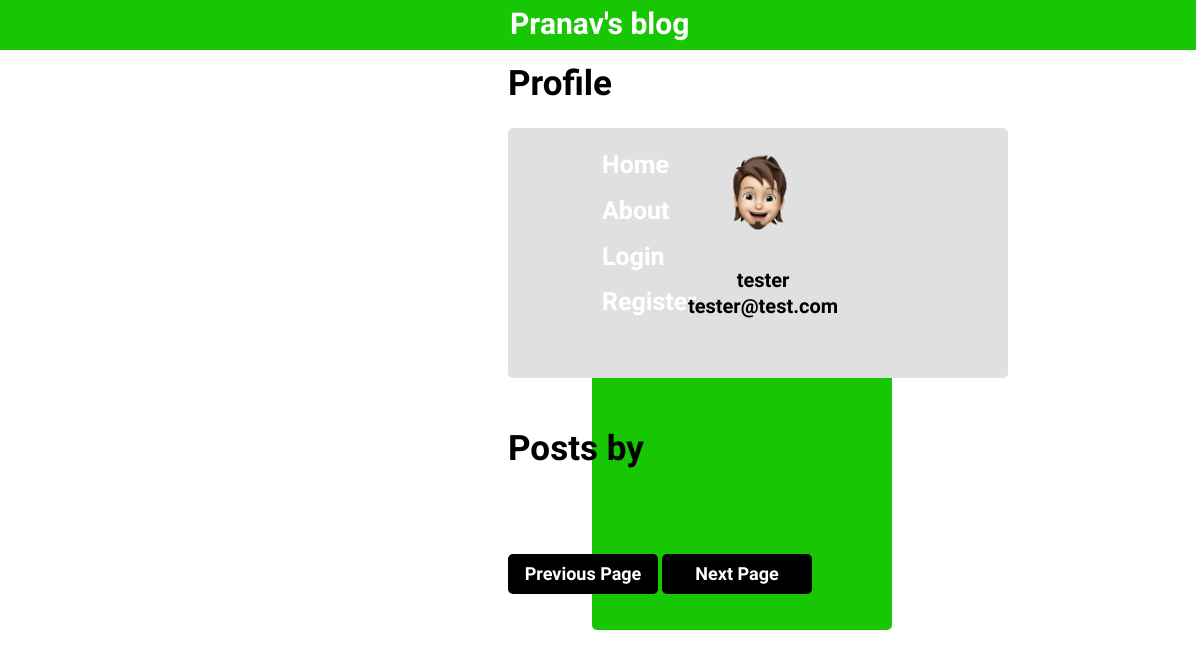
The page /tester on the database as committed earlier.
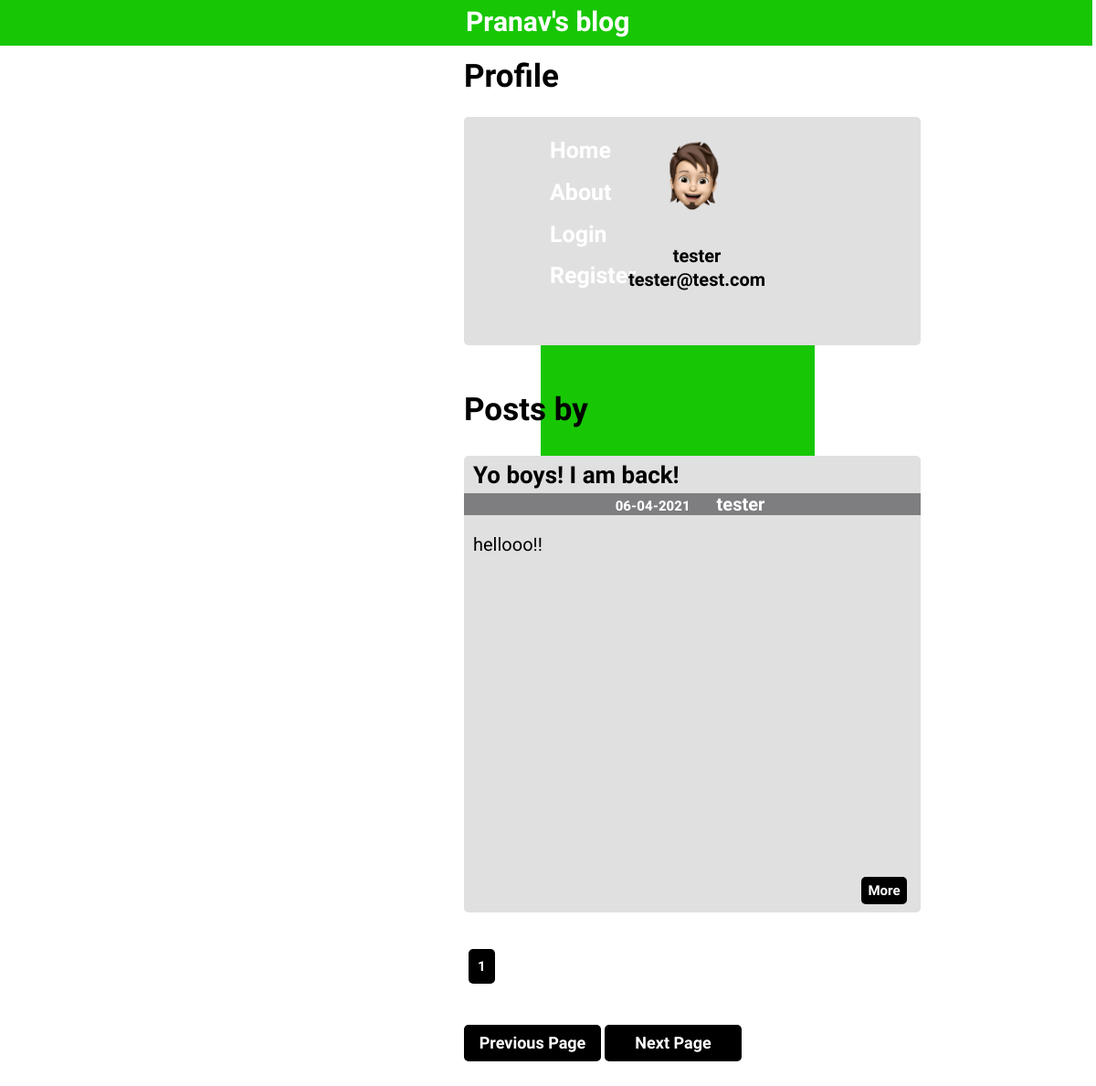
The same page on the database as committed later.
### flaskblog/models.py (models this page shows, shortened)
class User(db.Model,UserMixin):
    id = db.Column(db.Integer,primary_key=True)
    username = db.Column(db.String(20),unique=True,nullable=False)
    email = db.Column(db.String(120),unique=True,nullable=False)
    image_file = db.Column(db.String(20),nullable=False,default='default.png')
    password = db.Column(db.String(60),nullable=False)
    posts = db.relationship('Post',backref='author',lazy=True)

class Post(db.Model):
    id = db.Column(db.Integer,primary_key=True)
    date = db.Column(db.DateTime,nullable=False,default=dt.datetime.utcnow)
    title = db.Column(db.String(35),nullable=False)
    content = db.Column(db.Text,nullable=False)
    user_id = db.Column(db.Integer,db.ForeignKey('user.id'),nullable=False)

### flaskblog/users/routes.py (the view)
@users.route("/<username>")
def profile(username):
    user = User.query.filter_by(username=username).first_or_404()
    if(user is not None):
        image_file = url_for('static',filename='profile_pics/{}'.format(user.image_file))
        page = request.args.get('page',1)
        posts = Post.query.filter_by(author=user).order_by(Post.date.desc()).paginate(per_page=5)
        return render_template("profile.html",image_file=image_file,user=user,posts=posts)
    else:
        image_file = url_for('static',filename='profile_pics/{}'.format('default.png'))
        page = request.args.get('page',1)
        posts = Post.query.filter_by(author=user).order_by(Post.date.desc()).paginate(per_page=5)
        return render_template("profile.html",title="Profile",image_file=image_file,user=user,posts=posts)

### flaskblog/templates/profile.html (shortened to what this page needs)
{% extends "layout.html" %}
{% block content %}
  <h1 style="margin-left:500px;">Profile</h1>
  <div class="post" style="margin-top:20px;height:250px;">
    <img class="user_img" src="{{ image_file }}">
    <div style="text-align:center;">
      <h2 style="font-weight:700;">{{ user.username }}</h2>
      <h2 style="font-weight:600;margin-top:-15px;">{{ user.email }}</h2>
    </div>
  </div>
  <div style="height:50px;"></div>
  <h1 style="margin-left:500px;display:inline;">Posts by <h1 style="color:#17c704;display:inline;">{{ user.username }}</h1></h1>
  {% for post in posts.items %}
    <div class="post">
      <div style="height:1px;"></div>
      <div>
        <button class="button more_button" style="margin-left:435px;margin-top:460px;"><a href="{{ url_for('posts.post_page',username=post.author.username,id=post.id) }}" style="text-decoration:none;color:inherit;"><h2 style="font-size:15px;margin:auto;">More</h2></a></button>
        <h1 style="margin-top:5px;margin-bottom:25px;font-size:26px;"><a style="text-decoration:none;color:inherit;" href="{{ url_for('posts.post_page',username=post.author.username,id=post.id) }}">{{ post.title }}</a></h1>
        <div style="text-align:center;background-color:#7e7d80;color:white;">
          <h2 style="display:inline;margin-right:15px;font-family:'Roboto',sans-serif;font-size:15px;">{{ post.date.strftime('%d-%m-%Y') }}</h2>
          <h2 style="display:inline;margin-right:15px;"><a style="text-decoration:none;color:inherit;" href="{{ url_for('users.profile',username=post.author.username) }}">{{ post.author.username }}</a></h2>
        </div>
      </div>
      {% if post.content|length >=775 %}
        <h3 style="font-family:'Roboto',sans-serif;font-weight:normal;">{{ post.content[0:775] }}</h3>
        <h2>Continued...</h2>
      {% else %}
        <pre style="white-space:pre-wrap;"><h3 style="font-family:'Roboto',sans-serif;font-weight:normal;">{{ post.content }}</h3></pre>
      {% endif %}
    </div>
  {% endfor %}
  <div style="height:50px;"></div>
  <div style="margin-left:500px;">
    {% for page_num in posts.iter_pages(left_edge=1,right_edge=1,left_current=1,right_current=2) %}
      {% if page_num %}
        {% if page_num == posts.page%}
          <a class="paginate_selected" style="text-decoration:none;" href="{{ url_for('users.profile',username=user.username,page=page_num )}}">{{ page_num }}</a>
        {% else %}
          <a class="paginate" style="text-decoration:none;" href="{{ url_for('users.profile',username=user.username,page=page_num )}}">{{ page_num }}</a>
        {% endif %}
      {% else %}
        ...
      {% endif %}
    {% endfor %}
  </div>
  <div style="height:20px;"></div>
  <div>
    <button class="button submit_button" style="width:150px;margin-left:500px;"><a style="text-decoration:none;color:inherit;" href="{{ url_for('users.profile',username=user.username,page=posts.prev_num) }}">Previous Page</a></button>
    <button class="button submit_button" style="width:150px;margin-left:0px;"><a style="text-decoration:none;color:inherit;" href="{{ url_for('users.profile',username=user.username,page=posts.next_num) }}">Next Page</a></button>
  </div>
{% endblock content %}

### flaskblog/templates/layout.html (shortened to what this page needs)
<!DOCTYPE html>
<html>
<head>
  <link rel="stylesheet" type="text/css" href="{{ url_for('static',filename='css/layout.css') }}">
</head>
<body>
  <div class="top_bar">
    <h1 style="margin-left:510px;font-size:30px;margin-top:5px;margin-right:auto;"><a href="{{ url_for('main.home') }}" style="text-decoration:none;color:white;">Pranav's blog</a></h1>
  </div>
  <div class="right_bar">
    <div style="height:10px;"></div>
    <h1 style="font-size:25px;margin-top:10px;"><a href="{{ url_for('main.home') }}" style="text-decoration:none;color:white;">Home</a></h1>
    <h1 style="font-size:25px;margin-top:10px;"><a href="{{ url_for('main.about') }}" style="text-decoration:none;color:white;">About</a></h1>
    {% if current_user.is_authenticated %}
      <h1 style="font-size:25px;margin-top:10px;"><a href="{{ url_for('posts.new_post',username=current_user.username) }}" style="text-decoration:none;color:white;">New Post</a></h1>
      <h1 style="font-size:25px;margin-top:10px;"><a href="{{ url_for('users.profile',username=current_user.username) }}" style="text-decoration:none;color:white;">Profile</a></h1>
      <h1 style="font-size:25px;margin-top:10px;"><a href="{{ url_for('users.account') }}" style="text-decoration:none;color:white;">Account</a></h1>
      <h1 style="font-size:25px;margin-top:10px;"><a href="{{ url_for('users.logout') }}" style="text-decoration:none;color:white;">Logout</a></h1>
    {% else %}
    <h1 style="font-size:25px;margin-top:10px;"><a href="{{ url_for('users.login') }}" style="text-decoration:none;color:white;">Login</a></h1>
    <h1 style="font-size:25px;margin-top:10px;"><a href="{{ url_for('users.register') }}" style="text-decoration:none;color:white;">Register</a></h1>
    {% endif %}
  </div>
  <div>
    {% block content %}{% endblock %}
  </div>
</body>
</html>

### flaskblog/static/css/layout.css (style rules this page uses)
.top_bar { height:50px; width:101%; background-color: #17c704; margin-top: -8px; margin-left: -8px; margin-right: auto; margin-bottom: auto; border: none; }
.right_bar { height:500px; width:300px; background-color: #17c704; margin-top: 80px; margin-bottom:auto; margin-right: 300px; margin-left:auto; border-radius: 5px; }
.post { height:500px; width:500px; background-color: #e0e0e0; margin-top: 50px; margin-bottom: auto; margin-right: auto; margin-left: 500px; border-radius: 5px; }
.more_button { background-color: black; height: 30px; width: 50px; border-radius: 5px; color:white; text-decoration: none; border:none; }
.submit_button { height:40px; width:100px; background-color: black; color:white; border:none; border-radius: 5px; font-family: 'Raleway', sans-serif; font-weight: 700; font-size: 18px; margin-top: 35px; margin-left: 380px; }
.user_img { height:100px; width:100px; border-radius:50%; margin-left:200px; margin-top:20px; }
.paginate_selected { font-family: 'Roboto',sans-serif; font-weight: 700; font-size: 15px; height:15px; width:15px; margin-top: 10px; margin-left:5px; margin-right:5px; border-radius: 5px; border:none; color:white; background-color: black; padding:10px; }
h1 { font-family: 'Raleway', sans-serif; font-weight: 800; font-size: 35px; margin-left: 10px; }
h2 { font-family: 'Raleway', sans-serif; font-weight: 800; font-size: 20px; margin-left: 10px; }
h3 { font-family: 'Raleway', sans-serif; font-weight: 700; font-size: 20px; margin-left: 10px; }

Rows that differ between the two databases and show on the page:
added Post: title "Yo boys! I am back!", date "06-04-2021", author.username "tester", content "hellooo!!"
Other text that changed with them:
new list line: "1"
